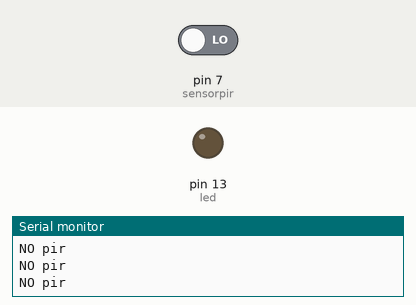
The sketch below on a simulated Arduino Uno, built with avr-gcc and run on an emulated ATmega328P. Shown: output pins drawn as LEDs (lit = HIGH), the last lines printed to the serial monitor. Dashed ring = blinking. The inputs (shaded band) are chosen by the test bench; at power-on: pin 7 (sensorpir) LOW.

Above: at 2.8 s.
2.9 s: pin 7 (sensorpir) driven HIGH
At 3.8 s:
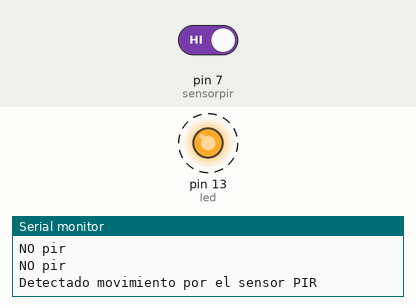
7.0 s: pin 7 (sensorpir) driven LOW
At 8.2 s:
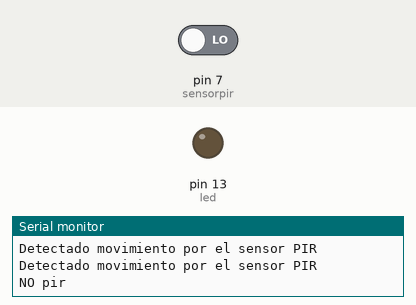
Timing chart, 0 to 10.0 s (numbered marks = the images above; inputs shaded):
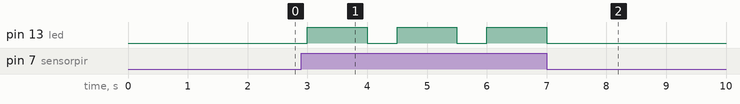

Measured:
- after the input at 2.9 s, pin 13 (led): alternates HIGH for 1.0 s and LOW for 0.50 s, starting after 0.10 s
- after the input at 7.0 s, pin 13 (led): goes on until 7.0 s, then stays LOW

The sketch:

Codigo_usar_sensor_de_movimiento_pir.ino
```cpp
byte sensorpir = 7;
byte led = 13;


void setup()
{
  pinMode(sensorpir,INPUT);
  pinMode(led,OUTPUT);
  Serial.begin(9600);
}


void loop()
{

  if(digitalRead(sensorpir) == HIGH)
  {
    Serial.println("Detectado movimiento por el sensor PIR");
    digitalWrite(led,HIGH);
    delay(1000);
    digitalWrite(led,LOW);
    delay(500);
  }else{
    Serial.println("NO pir");
    digitalWrite(led,LOW);
    delay(1000);
    }
}
```
